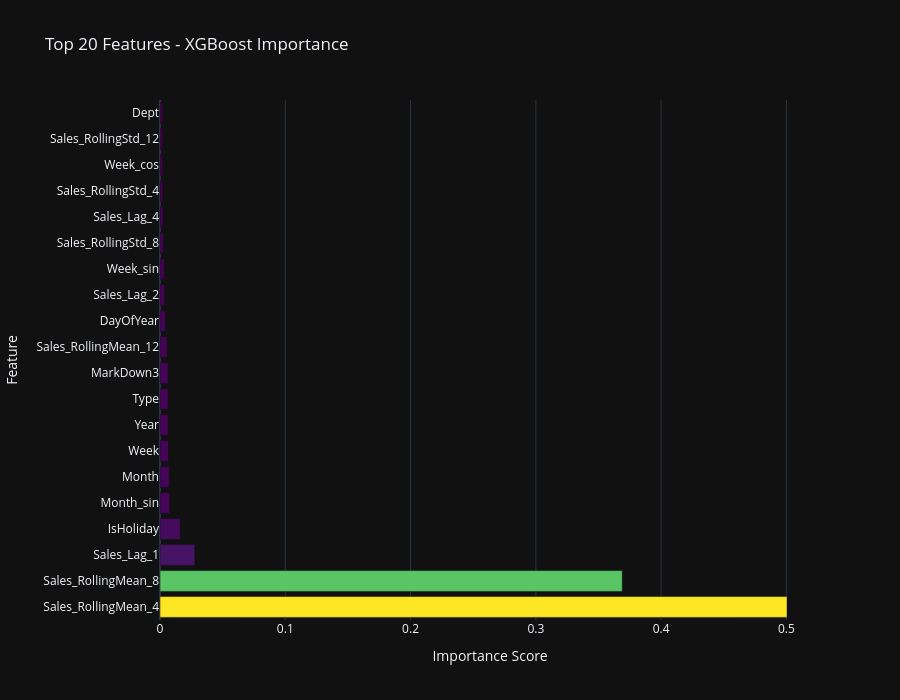

The cell this chart's notebook holds for it:
### Code cell
# Feature importance visualization
importance_df = pd.DataFrame({
    'Feature': feature_cols,
    'Importance': xgb_model.feature_importances_
}).sort_values('Importance', ascending=False).head(20)

fig = go.Figure(go.Bar(
    x=importance_df['Importance'],
    y=importance_df['Feature'],
    orientation='h',
    marker=dict(color=importance_df['Importance'], colorscale='Viridis')
))

fig.update_layout(
    title=' Top 20 Features - XGBoost Importance',
    xaxis_title='Importance Score',
    yaxis_title='Feature',
    height=700
)

fig.show()

# Clear conclusion
top_3_features = importance_df.head(3)['Feature'].tolist()
print(f"\n KEY INSIGHT - Most Important Predictors:")
print(f"   1. {top_3_features[0]} - Historical sales are the strongest predictor")
print(f"   2. {top_3_features[1]} - Recent trends matter significantly")
print(f"   3. {top_3_features[2]} - Critical for forecasting accuracy")
print(f"\n Conclusion: Past sales patterns (lag & rolling features) are the best predictors,")
print(f"   confirming that historical trends drive future sales more than external factors.")

### Figure 1 — Plotly figure (JSON) as saved in the notebook; plotly's stock layout.template omitted (floating-point values rounded to 4 significant figures)
{"data": [{"marker": {"color": [0.5005, 0.369, 0.02784, 0.01611, 0.007796, 0.007411, 0.006847, 0.006596, 0.006569, 0.006458, 0.00562, 0.004259, 0.003706, 0.003446, 0.002655, 0.002436, 0.0022, 0.001963, 0.001913, 0.001838], "colorscale": [[0, "#440154"], [0.1111, "#482878"], [0.2222, "#3e4989"], [0.3333, "#31688e"], [0.4444, "#26828e"], [0.5556, "#1f9e89"], [0.6667, "#35b779"], [0.7778, "#6ece58"], [0.8889, "#b5de2b"], [1, "#fde725"]]}, "orientation": "h", "type": "bar", "x": [0.5005, 0.369, 0.02784, 0.01611, 0.007796, 0.007411, 0.006847, 0.006596, 0.006569, 0.006458, 0.00562, 0.004259, 0.003706, 0.003446, 0.002655, 0.002436, 0.0022, 0.001963, 0.001913, 0.001838], "y": ["Sales_RollingMean_4", "Sales_RollingMean_8", "Sales_Lag_1", "IsHoliday", "Month_sin", "Month", "Week", "Year", "Type", "MarkDown3", "Sales_RollingMean_12", "DayOfYear", "Sales_Lag_2", "Week_sin", "Sales_RollingStd_8", "Sales_Lag_4", "Sales_RollingStd_4", "Week_cos", "Sales_RollingStd_12", "Dept"]}], "layout": {"height": 700, "title": {"text": " Top 20 Features - XGBoost Importance"}, "xaxis": {"title": {"text": "Importance Score"}}, "yaxis": {"title": {"text": "Feature"}}}}
